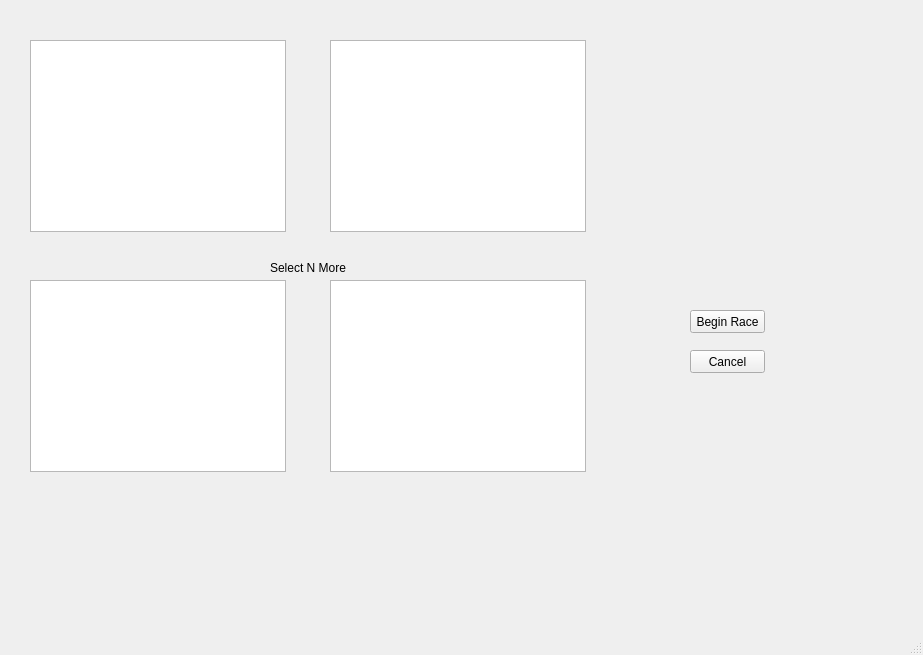
<?xml version="1.0" encoding="UTF-8"?>
<ui version="4.0">
 <class>race_screen</class>
 <widget class="QMainWindow" name="race_screen">
  <property name="windowModality">
   <enum>Qt::ApplicationModal</enum>
  </property>
  <property name="geometry">
   <rect>
    <x>0</x>
    <y>0</y>
    <width>923</width>
    <height>655</height>
   </rect>
  </property>
  <property name="focusPolicy">
   <enum>Qt::NoFocus</enum>
  </property>
  <property name="windowTitle">
   <string>MainWindow</string>
  </property>
  <widget class="QWidget" name="centralwidget">
   <widget class="QListWidget" name="horse_selection">
    <property name="geometry">
     <rect>
      <x>30</x>
      <y>280</y>
      <width>256</width>
      <height>192</height>
     </rect>
    </property>
   </widget>
   <widget class="QListWidget" name="race_horses">
    <property name="geometry">
     <rect>
      <x>330</x>
      <y>280</y>
      <width>256</width>
      <height>192</height>
     </rect>
    </property>
   </widget>
   <widget class="QTextBrowser" name="entity_info_box">
    <property name="geometry">
     <rect>
      <x>330</x>
      <y>40</y>
      <width>256</width>
      <height>192</height>
     </rect>
    </property>
   </widget>
   <widget class="QLabel" name="number_to_pick">
    <property name="geometry">
     <rect>
      <x>270</x>
      <y>260</y>
      <width>141</width>
      <height>16</height>
     </rect>
    </property>
    <property name="text">
     <string>Select N More</string>
    </property>
   </widget>
   <widget class="QTextBrowser" name="race_info">
    <property name="geometry">
     <rect>
      <x>30</x>
      <y>40</y>
      <width>256</width>
      <height>192</height>
     </rect>
    </property>
   </widget>
   <widget class="QPushButton" name="race_begin_button">
    <property name="geometry">
     <rect>
      <x>690</x>
      <y>310</y>
      <width>75</width>
      <height>23</height>
     </rect>
    </property>
    <property name="text">
     <string>Begin Race</string>
    </property>
   </widget>
   <widget class="QPushButton" name="cancel_button">
    <property name="geometry">
     <rect>
      <x>690</x>
      <y>350</y>
      <width>75</width>
      <height>23</height>
     </rect>
    </property>
    <property name="text">
     <string>Cancel</string>
    </property>
   </widget>
  </widget>
  <widget class="QMenuBar" name="menubar">
   <property name="geometry">
    <rect>
     <x>0</x>
     <y>0</y>
     <width>923</width>
     <height>21</height>
    </rect>
   </property>
  </widget>
  <widget class="QStatusBar" name="statusbar"/>
 </widget>
 <resources/>
 <connections/>
</ui>
